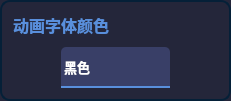
                        <widget class="QFrame" name="frame_anifont_2">
                         <property name="sizePolicy">
                          <sizepolicy hsizetype="Preferred" vsizetype="Expanding">
                           <horstretch>0</horstretch>
                           <verstretch>0</verstretch>
                          </sizepolicy>
                         </property>
                         <property name="minimumSize">
                          <size>
                           <width>231</width>
                           <height>101</height>
                          </size>
                         </property>
                         <property name="styleSheet">
                          <string notr="true">QFrame{
 border:2px solid;
	border-color: rgb(5, 32, 56);
	background-color: rgb(36,38,58);
border-radius:10px;
}
QComboBox QAbstractItemView{
outline: 0px solid gray;            
/*border:1px solid #eeeeee;*/            
color:rgb(145,151,163);
selection-color:white;
font-size:14px;
font-family:Microsoft YaHei UI;            
background-color:rgb(18,26,39);
selection-background-color:rgb(33,41,54);
border-top-radius:0px;
border-bottom-radius:10px;
}</string>
                         </property>
                         <property name="frameShape">
                          <enum>QFrame::StyledPanel</enum>
                         </property>
                         <property name="frameShadow">
                          <enum>QFrame::Raised</enum>
                         </property>
                         <layout class="QVBoxLayout" name="verticalLayout_13">
                          <item>
                           <widget class="QLabel" name="label_anifont_2">
                            <property name="sizePolicy">
                             <sizepolicy hsizetype="Fixed" vsizetype="Fixed">
                              <horstretch>0</horstretch>
                              <verstretch>0</verstretch>
                             </sizepolicy>
                            </property>
                            <property name="font">
                             <font>
                              <family>Microsoft YaHei UI</family>
                              <pointsize>12</pointsize>
                              <weight>75</weight>
                              <bold>true</bold>
                             </font>
                            </property>
                            <property name="styleSheet">
                             <string notr="true">QLabel{
border:none;
color:#598FDC;
}</string>
                            </property>
                            <property name="text">
                             <string>动画字体颜色</string>
                            </property>
                           </widget>
                          </item>
                          <item alignment="Qt::AlignBottom">
                           <widget class="QFrame" name="frame_selectanifont_2">
                            <property name="minimumSize">
                             <size>
                              <width>0</width>
                              <height>0</height>
                             </size>
                            </property>
                            <property name="styleSheet">
                             <string notr="true">QFrame{border:none;
}</string>
                            </property>
                            <property name="frameShape">
                             <enum>QFrame::StyledPanel</enum>
                            </property>
                            <property name="frameShadow">
                             <enum>QFrame::Raised</enum>
                            </property>
                            <property name="lineWidth">
                             <number>0</number>
                            </property>
                            <layout class="QHBoxLayout" name="horizontalLayout_18">
                             <property name="spacing">
                              <number>0</number>
                             </property>
                             <property name="leftMargin">
                              <number>0</number>
                             </property>
                             <property name="topMargin">
                              <number>0</number>
                             </property>
                             <property name="rightMargin">
                              <number>0</number>
                             </property>
                             <property name="bottomMargin">
                              <number>0</number>
                             </property>
                             <item>
                              <widget class="QComboBox" name="comboBox_fontcor">
                               <property name="enabled">
                                <bool>true</bool>
                               </property>
                               <property name="sizePolicy">
                                <sizepolicy hsizetype="Fixed" vsizetype="Fixed">
                                 <horstretch>0</horstretch>
                                 <verstretch>0</verstretch>
                                </sizepolicy>
                               </property>
                               <property name="minimumSize">
                                <size>
                                 <width>109</width>
                                 <height>41</height>
                                </size>
                               </property>
                               <property name="font">
                                <font>
                                 <family>Microsoft YaHei UI</family>
                                 <pointsize>10</pointsize>
                                 <weight>75</weight>
                                 <italic>false</italic>
                                 <bold>true</bold>
                                </font>
                               </property>
                               <property name="mouseTracking">
                                <bool>false</bool>
                               </property>
                               <property name="tabletTracking">
                                <bool>false</bool>
                               </property>
                               <property name="styleSheet">
                                <string notr="true">
QComboBox {
    border: 0px solid;
	border-bottom: 2px solid;
	border-color: #598FDC;
    border-top-left-radius: 5px;
	border-top-right-radius: 5px;
    padding: 1px 10px 1px 3px;
    min-width: 6em;
	background-color: rgb(57, 63, 103);
	
	color: rgb(255, 255, 255);
	
}

QComboBox:on { /* shift the text when the popup opens */
    padding-top: 3px;
    padding-left: 4px;
}
QComboBox::drop-down {
    /*subcontrol-origin: padding;*/
    subcontrol-position: top right;
    width: 40px;
	height: 39px;
	border: 0px solid;
	
    border-radius: 5px; /* same radius as the QComboBox */
}
QComboBox::drop-down:pressed,QComboBox::drop-down:hover {
	background-color: rgb(38, 43, 85);
}

QComboBox::down-arrow {
	
	image: url(:/图标/下拉选择.png);
width: 100px;
height:25px;
	
}
QComboBox::down-arrow:on { /* shift the arrow when popup is open */
    top: 1px;
    left: 1px;
}
QComboBox::drop-down:editable:on {
    background: qlineargradient(x1: 0, y1: 0, x2: 0, y2: 1,
                                stop: 0 #D3D3D3, stop: 0.4 #D8D8D8,
                                stop: 0.5 #DDDDDD, stop: 1.0 #E1E1E1);
}
QComboBox QAbstractItemView{
outline: 0px solid gray;            
border:0px solid #eeeeee;            
color:rgb(145,151,163);
selection-color:white;
font-size:14px;
font-family:Microsoft YaHei UI;            
background-color:rgb(18,26,39);
selection-background-color:rgb(33,41,54);
}</string>
                               </property>
                               <property name="editable">
                                <bool>false</bool>
                               </property>
                               <property name="iconSize">
                                <size>
                                 <width>9</width>
                                 <height>9</height>
                                </size>
                               </property>
                               <item>
                                <property name="text">
                                 <string>黑色</string>
                                </property>
                               </item>
                               <item>
                                <property name="text">
                                 <string>红色</string>
                                </property>
                               </item>
                               <item>
                                <property name="text">
                                 <string>绿色</string>
                                </property>
                               </item>
                               <item>
                                <property name="text">
                                 <string>蓝色</string>
                                </property>
                               </item>
                              </widget>
                             </item>
                            </layout>
                           </widget>
                          </item>
                         </layout>
                        </widget>
